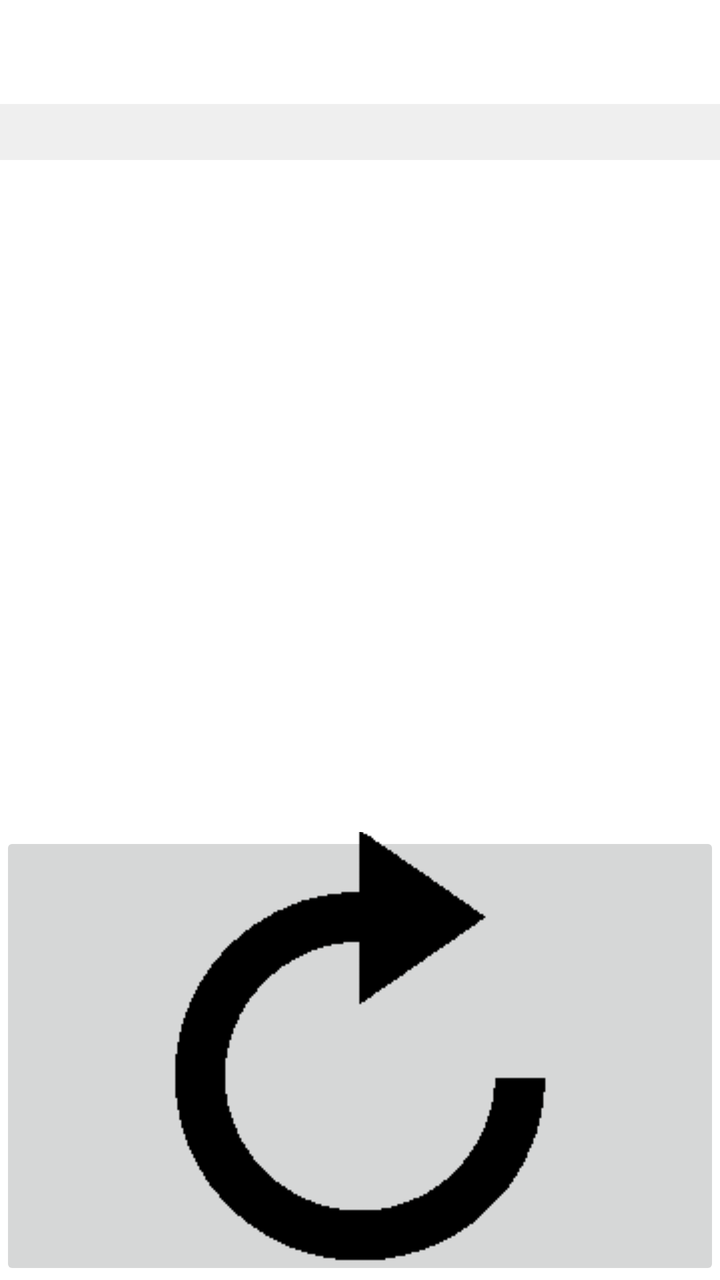
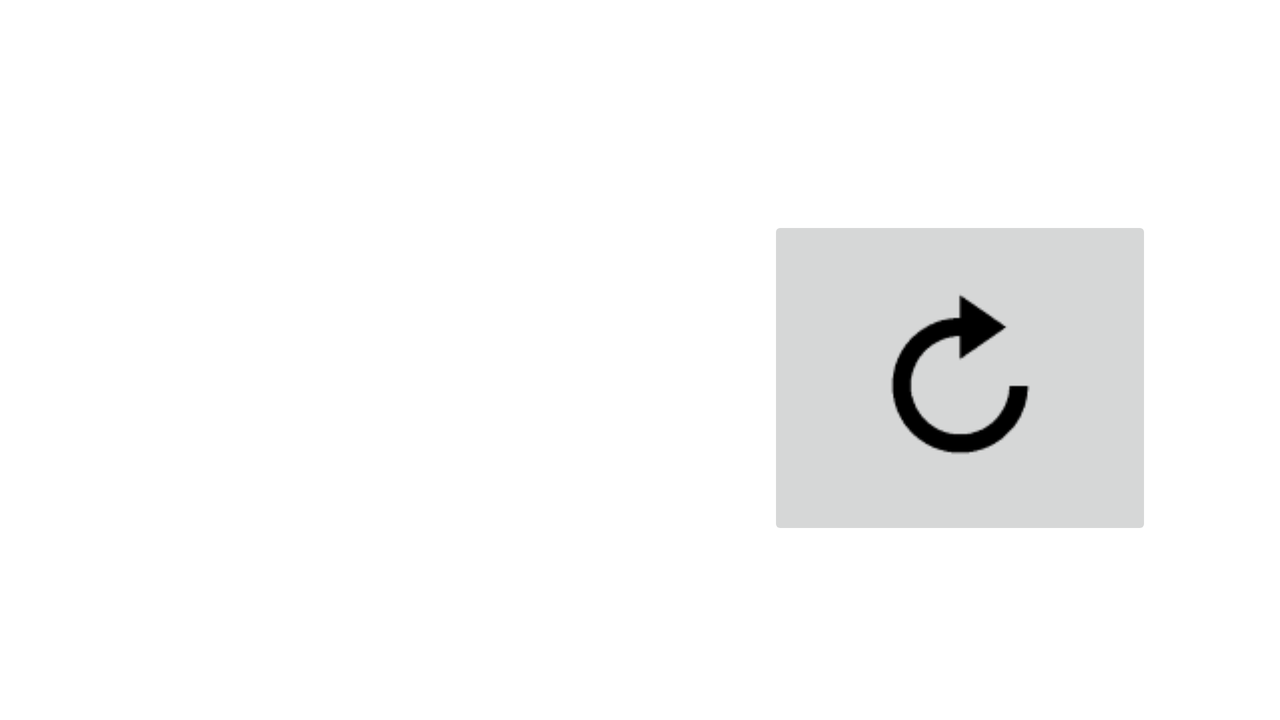

The same Android screen from two of the app's own layout files: first res/layout/ as a phone draws it, then the repository's variant for another configuration, drawn on a device whose configuration selects that folder. Both files follow.
<!-- AndroidManifest.xml: application theme Theme.TAC_Main_Project -->
<!-- res/layout/activity_main_random.xml -->
<?xml version="1.0" encoding="utf-8"?>
<androidx.constraintlayout.widget.ConstraintLayout xmlns:android="http://schemas.android.com/apk/res/android"
    xmlns:app="http://schemas.android.com/apk/res-auto"
    xmlns:tools="http://schemas.android.com/tools"
    android:layout_width="match_parent"
    android:layout_height="match_parent">

    <androidx.viewpager.widget.ViewPager
        android:id="@+id/activity_main_viewpager2"
        android:layout_width="match_parent"
        android:layout_height="0dp"
        app:layout_constraintEnd_toEndOf="parent"
        app:layout_constraintTop_toTopOf="@+id/g0"
        app:layout_constraintBottom_toTopOf="@+id/g1"
        app:layout_constraintVertical_bias="0.0">


    </androidx.viewpager.widget.ViewPager>

    <androidx.appcompat.widget.Toolbar
        android:id="@+id/toolbar2"
        android:layout_width="match_parent"
        android:layout_height="wrap_content"
        android:minHeight="?attr/actionBarSize"
        android:theme="@style/ThemeOverlay.AppCompat.Dark"
        app:layout_constraintEnd_toEndOf="parent"
        app:layout_constraintTop_toTopOf="parent"
        app:layout_constraintBottom_toTopOf="@id/g4"
        app:title="@string/random"


        />

    <androidx.constraintlayout.widget.Guideline
        android:id="@+id/g0"
        android:layout_width="wrap_content"
        android:layout_height="wrap_content"
        android:orientation="horizontal"
        app:layout_constraintGuide_begin="-1dp"
        app:layout_constraintGuide_percent="0.125" />

    <androidx.constraintlayout.widget.Guideline
        android:id="@+id/g1"
        android:layout_width="wrap_content"
        android:layout_height="wrap_content"
        android:orientation="horizontal"
        app:layout_constraintGuide_percent="0.65" />

    <androidx.constraintlayout.widget.Guideline
        android:id="@+id/g2"
        android:layout_width="wrap_content"
        android:layout_height="wrap_content"
        android:orientation="vertical"
        app:layout_constraintGuide_percent="0" />

    <androidx.constraintlayout.widget.Guideline
        android:id="@+id/g3"
        android:layout_width="wrap_content"
        android:layout_height="wrap_content"
        android:orientation="vertical"
        app:layout_constraintGuide_percent="1" />

    <androidx.constraintlayout.widget.Guideline
        android:id="@+id/g4"
        android:layout_width="wrap_content"
        android:layout_height="wrap_content"
        android:orientation="horizontal"
        app:layout_constraintGuide_begin="109dp"
        app:layout_constraintGuide_percent="0.075" />

    <TextView
        android:id="@+id/textView"
        android:layout_width="match_parent"
        android:layout_height="0dp"
        android:background="#EFEFEF"
        android:text=""
        app:layout_constraintBottom_toTopOf="@+id/activity_main_viewpager2"
        app:layout_constraintEnd_toEndOf="parent"
        app:layout_constraintStart_toStartOf="@+id/g2"
        app:layout_constraintTop_toBottomOf="@+id/toolbar2" />

    <ImageButton
        android:id="@+id/shuffle"
        android:layout_width="0dp"
        android:layout_height="0dp"
        app:layout_constraintBottom_toBottomOf="parent"
        app:layout_constraintEnd_toEndOf="parent"
        app:layout_constraintStart_toStartOf="parent"
        app:layout_constraintTop_toBottomOf="@+id/activity_main_viewpager2"
        app:srcCompat="@drawable/refresh" />

</androidx.constraintlayout.widget.ConstraintLayout>
<!-- resources referenced by this layout -->
<resources>
  <!-- drawable refresh: png bitmap (drawable, 1658 bytes) -->
  <string name="random">Random</string>
  <style name="Theme.TAC_Main_Project" parent="Theme.MaterialComponents.DayNight.DarkActionBar">
          
          <item name="colorPrimary">@color/red</item>
          <item name="colorPrimaryVariant">@color/yellow</item>
          <item name="colorOnPrimary">@color/white</item>
          <item name="colorPrimaryDark">@color/white</item>
          
          <item name="colorSecondary">@color/teal_200</item>
          <item name="colorSecondaryVariant">@color/teal_700</item>
          <item name="colorOnSecondary">@color/black</item>
          
          <item name="android:statusBarColor" tools:targetApi="l">?attr/colorPrimaryVariant</item>
          
      </style>
  <color name="red">#DA3030</color>
  <color name="yellow">#F1D839</color>
  <color name="white">#FFFFFFFF</color>
  <color name="teal_200">#FF03DAC5</color>
  <color name="teal_700">#FF018786</color>
  <color name="black">#FF000000</color>
</resources>
<!-- res/layout-land/activity_main_random.xml (the repository's variant of the layout above) -->
<!-- drawn on the phone turned sideways -->
<?xml version="1.0" encoding="utf-8"?>
<androidx.constraintlayout.widget.ConstraintLayout xmlns:android="http://schemas.android.com/apk/res/android"
    xmlns:app="http://schemas.android.com/apk/res-auto"
    xmlns:tools="http://schemas.android.com/tools"
    android:layout_width="match_parent"
    android:layout_height="match_parent">

    <androidx.viewpager.widget.ViewPager
        android:id="@+id/activity_main_viewpager2"
        android:layout_width="0dp"
        android:layout_height="0dp"
        app:layout_constraintStart_toStartOf="@+id/guideline32"
        app:layout_constraintEnd_toEndOf="@+id/guideline33"
        app:layout_constraintTop_toTopOf="@+id/g0"
        app:layout_constraintBottom_toTopOf="@+id/guideline31">


    </androidx.viewpager.widget.ViewPager>

    <androidx.appcompat.widget.Toolbar
        android:id="@+id/toolbar2"
        android:layout_width="match_parent"
        android:layout_height="wrap_content"
        android:minHeight="?attr/actionBarSize"
        android:theme="@style/ThemeOverlay.AppCompat.Dark"
        app:layout_constraintEnd_toEndOf="parent"
        app:layout_constraintTop_toTopOf="parent"
        app:layout_constraintBottom_toTopOf="@id/g4"
        app:title="@string/random"


        />

    <androidx.constraintlayout.widget.Guideline
        android:id="@+id/g4"
        android:layout_width="wrap_content"
        android:layout_height="wrap_content"
        android:orientation="horizontal"
        app:layout_constraintGuide_begin="109dp"
        app:layout_constraintGuide_percent="0.075" />

    <androidx.constraintlayout.widget.Guideline
        android:id="@+id/g0"
        android:layout_width="wrap_content"
        android:layout_height="wrap_content"
        android:orientation="horizontal"
        app:layout_constraintGuide_begin="-1dp"
        app:layout_constraintGuide_percent="0.125" />

    <androidx.constraintlayout.widget.Guideline
        android:id="@+id/g1"
        android:layout_width="wrap_content"
        android:layout_height="wrap_content"
        android:orientation="horizontal"
        app:layout_constraintGuide_percent="0.3" />

    <androidx.constraintlayout.widget.Guideline
        android:id="@+id/guideline30"
        android:layout_width="wrap_content"
        android:layout_height="wrap_content"
        android:orientation="horizontal"
        app:layout_constraintGuide_begin="319dp"
        app:layout_constraintGuide_percent="0.75" />

    <androidx.constraintlayout.widget.Guideline
        android:id="@+id/guideline31"
        android:layout_width="wrap_content"
        android:layout_height="wrap_content"
        android:orientation="horizontal"
        app:layout_constraintGuide_begin="3dp"
        app:layout_constraintGuide_percent="1" />

    <androidx.constraintlayout.widget.Guideline
        android:id="@+id/g2"
        android:layout_width="wrap_content"
        android:layout_height="wrap_content"
        android:orientation="vertical"
        app:layout_constraintGuide_percent="0.6" />

    <androidx.constraintlayout.widget.Guideline
        android:id="@+id/g3"
        android:layout_width="wrap_content"
        android:layout_height="wrap_content"
        android:orientation="vertical"
        app:layout_constraintGuide_percent="0.9" />


    <ImageButton
        android:id="@+id/shuffle"
        android:layout_width="0dp"
        android:layout_height="0dp"
        app:layout_constraintBottom_toBottomOf="@id/guideline30"
        app:layout_constraintEnd_toEndOf="@id/g3"
        app:layout_constraintStart_toStartOf="@id/g2"
        app:layout_constraintTop_toBottomOf="@+id/g1"
        app:srcCompat="@drawable/refresh2" />

    <androidx.constraintlayout.widget.Guideline
        android:id="@+id/guideline32"
        android:layout_width="wrap_content"
        android:layout_height="wrap_content"
        android:orientation="vertical"
        app:layout_constraintGuide_begin="48dp"
        app:layout_constraintGuide_percent="0" />

    <androidx.constraintlayout.widget.Guideline
        android:id="@+id/guideline33"
        android:layout_width="wrap_content"
        android:layout_height="wrap_content"
        android:orientation="vertical"
        app:layout_constraintGuide_begin="56dp"
        app:layout_constraintGuide_percent="0.525" />

</androidx.constraintlayout.widget.ConstraintLayout>
<!-- resources referenced by the variant -->
<!-- as the phone turned sideways resolves them -->
<resources>
  <!-- drawable refresh2: png bitmap (drawable-v24, 1547 bytes) -->
  <string name="random">Random</string>
  <style name="Theme.TAC_Main_Project" parent="Theme.MaterialComponents.DayNight.DarkActionBar">
          
          <item name="colorPrimary">@color/red</item>
          <item name="colorPrimaryVariant">@color/yellow</item>
          <item name="colorOnPrimary">@color/white</item>
          <item name="colorPrimaryDark">@color/white</item>
          
          <item name="colorSecondary">@color/teal_200</item>
          <item name="colorSecondaryVariant">@color/teal_700</item>
          <item name="colorOnSecondary">@color/black</item>
          
          <item name="android:statusBarColor" tools:targetApi="l">?attr/colorPrimaryVariant</item>
          
      </style>
  <color name="red">#DA3030</color>
  <color name="yellow">#F1D839</color>
  <color name="white">#FFFFFFFF</color>
  <color name="teal_200">#FF03DAC5</color>
  <color name="teal_700">#FF018786</color>
  <color name="black">#FF000000</color>
</resources>
